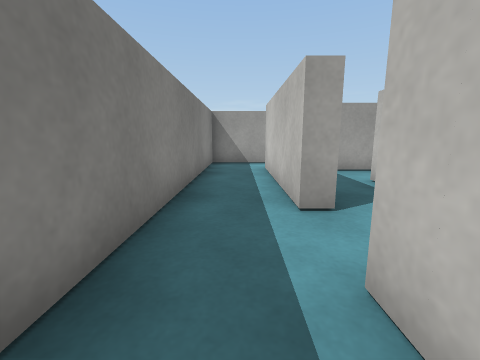
[1] (above)

22 first-person views from a walk through a Unity game level. The camera is 0.51 m above the floor, tilts 10° down and sees 90° across. The floor is counted in squares, 0.5 m on a side. Each view is taken from the middle of a square. On the plan, view 1 faces up. The plan holds only what a view shows up to about 11 squares ahead; the rest is blank. Surface patterns are stand-ins for the level's own textures.

[2]
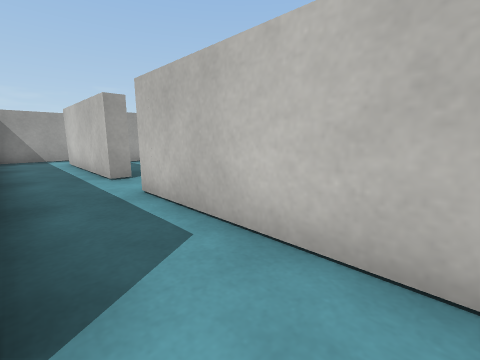

[3]
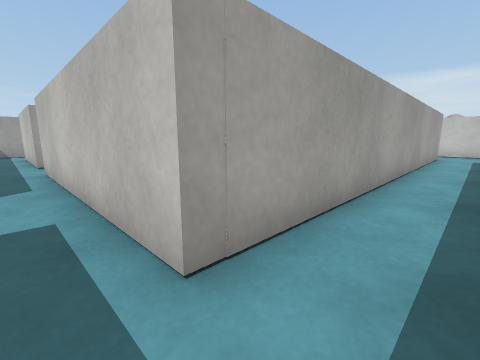

[4]
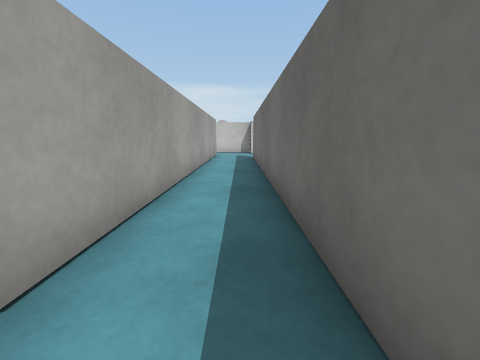

[5]
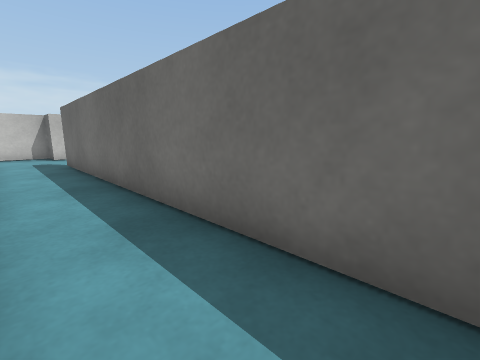

[6]
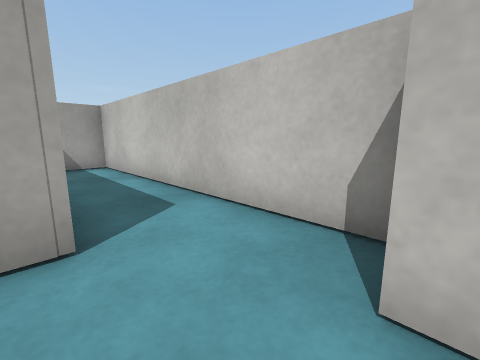

[7]
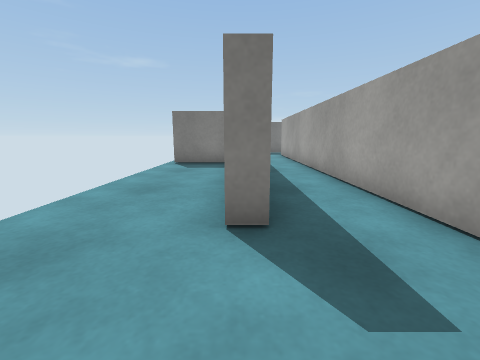

[8]
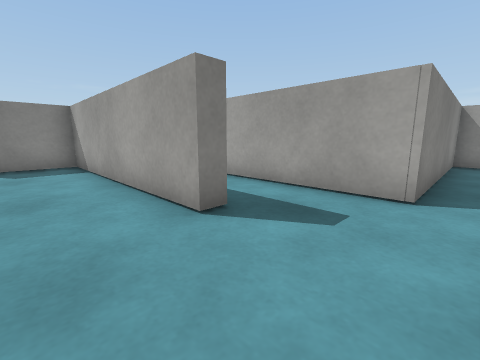

[9]
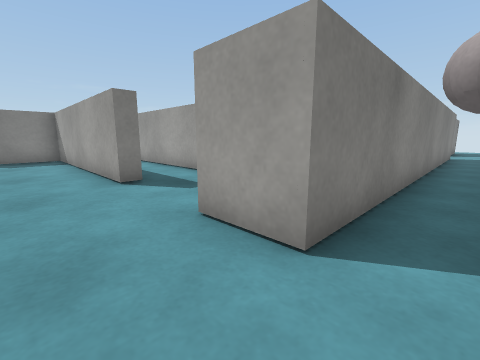

[10]
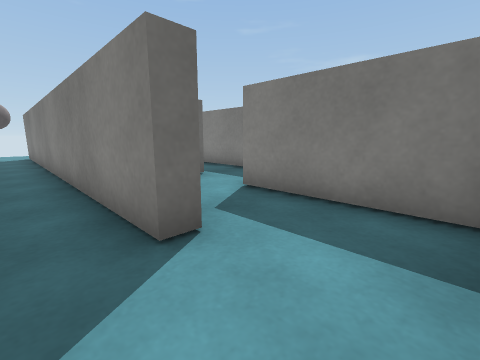

[11]
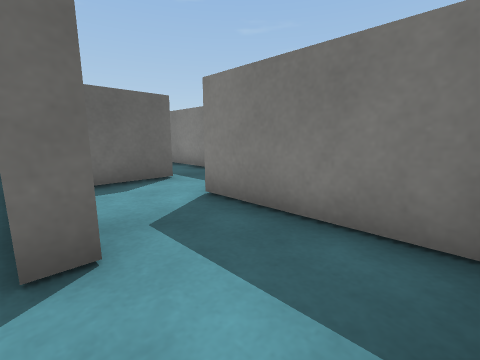

[12]
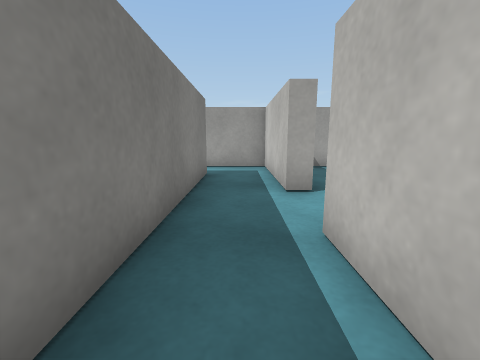

[13]
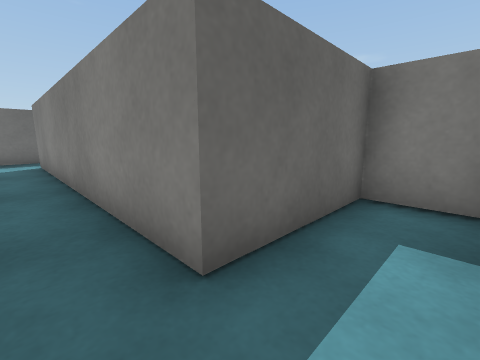

[14]
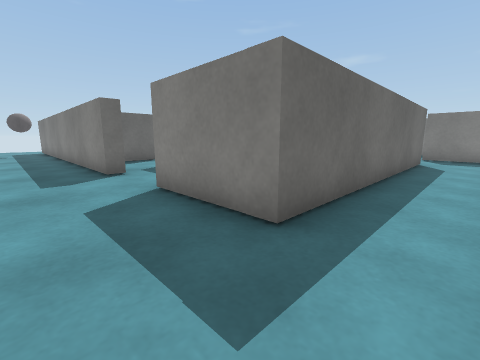

[15]
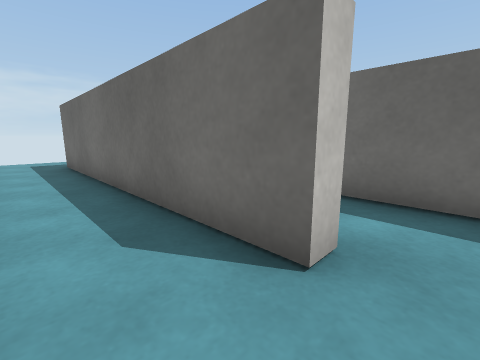

[16]
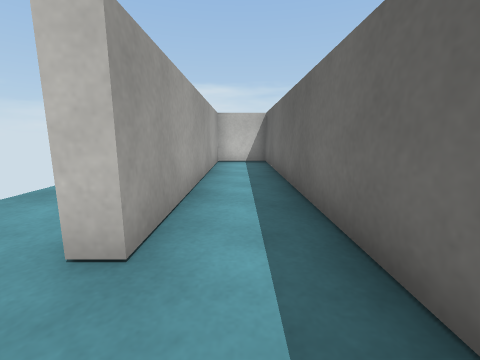

[17]
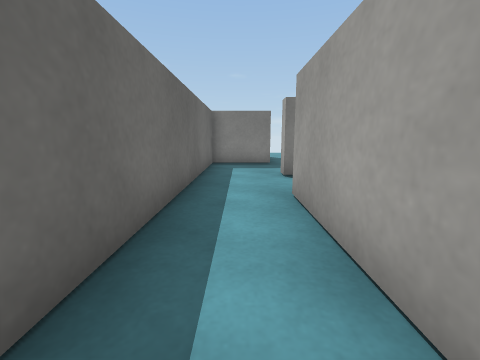

[18]
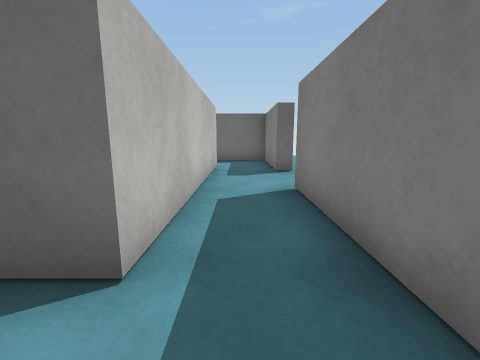

[19]
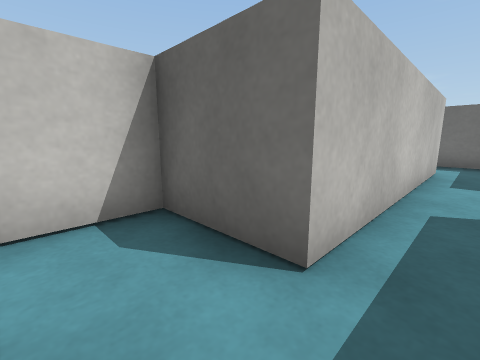

[20]
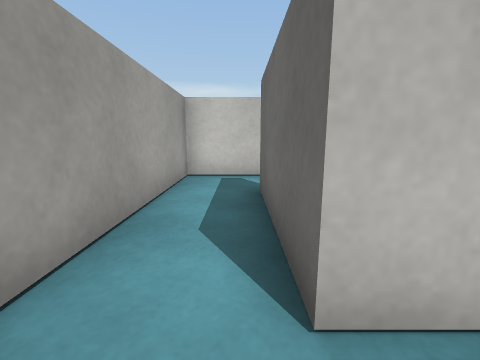

[21]
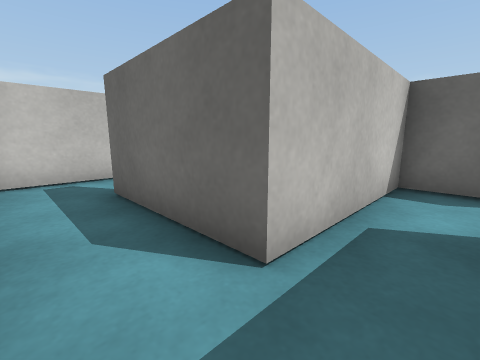

[22]
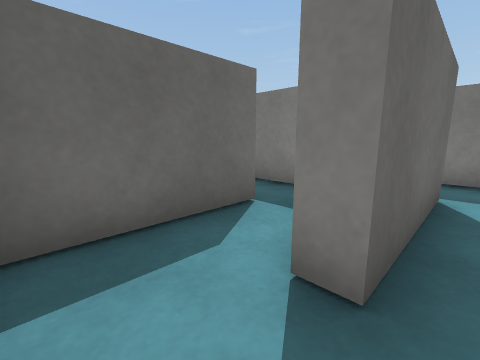

### Floor plan
Key: @ floor where view 1 was taken; # wall or solid block; . floor; B grey ball.
Columns run from 2 left of view 1 to 19 right of it. Each row starts with its distance up from view 1.
 12         #.............
 11        ##.............
 10  ####.....##########..
  9  #..#.............##..
  8  #.#################..
  7  #.#.......#....#.....
  6  #.#.......####.#.....
  5  #.#.####..#  #.#.....
  4  #.#.#.....   #.#..#..
  3  #...#..###   #....#..
  2  #...#.       #....#..
  1  #.###        #.####..
  0  #@#          #.#..#..
 -1  #.#          #.#..#..
 -2  ..#          #.#..#..
 -3  ..#          #.#..#..
 -4 ...#          ..#..#.
 -5 .#.##############..#B
 -6  #.................#B
 -7  #.................#.
 -8  ##############...##.
 -9        #.............
-10        #.............
-11        #

Where each view was taken, in squares from view 1:
view 1: 0 up, 0 right, facing up
view 2: 3 down, 1 left, facing up-right
view 3: 7 down, 0 right, facing up-right
view 4: 7 down, 0 right, facing right
view 5: 6 down, 2 right, facing down-right
view 6: 8 down, 14 right, facing up-right
view 7: 8 down, 15 right, facing left
view 8: 10 down, 15 right, facing up-left
view 9: 10 down, 18 right, facing up-left
view 10: 7 up, 18 right, facing down-left
view 11: 7 up, 17 right, facing down-left
view 12: 1 down, 13 right, facing up
view 13: 7 up, 13 right, facing down-left
view 14: 12 up, 19 right, facing down-left
view 15: 12 up, 7 right, facing down-right
view 16: 9 up, 6 right, facing right
view 17: 9 up, 12 right, facing left
view 18: 3 up, 0 right, facing down
view 19: 3 up, 0 right, facing down-right
view 20: 6 up, 2 right, facing right
view 21: 7 up, 2 right, facing down-right
view 22: 6 up, 8 right, facing down-left
